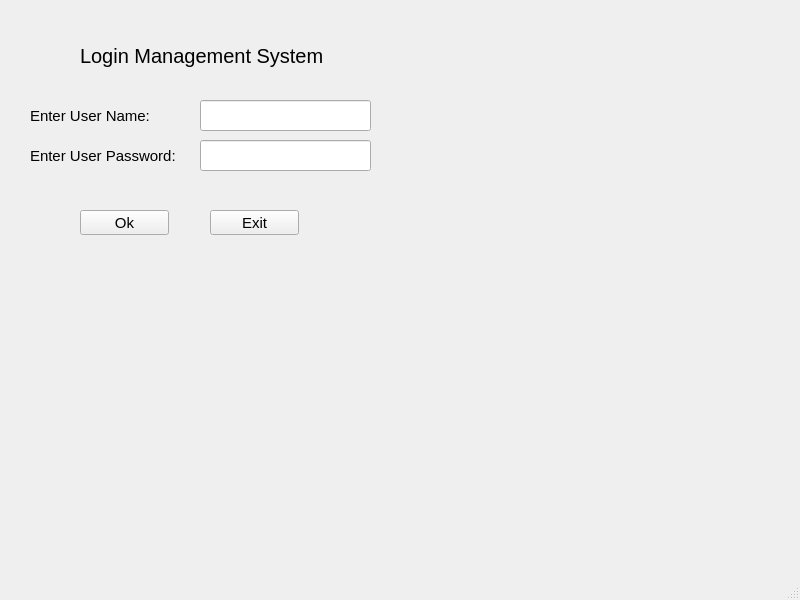
<?xml version="1.0" encoding="UTF-8"?>
<ui version="4.0">
 <class>MainWindow</class>
 <widget class="QMainWindow" name="MainWindow">
  <property name="geometry">
   <rect>
    <x>0</x>
    <y>0</y>
    <width>800</width>
    <height>600</height>
   </rect>
  </property>
  <property name="windowTitle">
   <string>MainWindow</string>
  </property>
  <widget class="QWidget" name="centralwidget">
   <widget class="QLabel" name="label">
    <property name="geometry">
     <rect>
      <x>80</x>
      <y>40</y>
      <width>261</width>
      <height>31</height>
     </rect>
    </property>
    <property name="styleSheet">
     <string notr="true">QLabel{
	font-size:20px;
}</string>
    </property>
    <property name="text">
     <string>Login Management System</string>
    </property>
   </widget>
   <widget class="QLabel" name="label_2">
    <property name="geometry">
     <rect>
      <x>30</x>
      <y>100</y>
      <width>131</width>
      <height>31</height>
     </rect>
    </property>
    <property name="styleSheet">
     <string notr="true">QLabel{
font-size:15px;
}</string>
    </property>
    <property name="text">
     <string>Enter User Name:</string>
    </property>
   </widget>
   <widget class="QLabel" name="label_3">
    <property name="geometry">
     <rect>
      <x>30</x>
      <y>140</y>
      <width>171</width>
      <height>31</height>
     </rect>
    </property>
    <property name="styleSheet">
     <string notr="true">QLabel{
font-size:15px;
}</string>
    </property>
    <property name="text">
     <string>Enter User Password:</string>
    </property>
   </widget>
   <widget class="QLineEdit" name="lineEdit">
    <property name="geometry">
     <rect>
      <x>200</x>
      <y>100</y>
      <width>171</width>
      <height>31</height>
     </rect>
    </property>
    <property name="styleSheet">
     <string notr="true">QLineEdit{
font-size:15px;

}</string>
    </property>
   </widget>
   <widget class="QLineEdit" name="lineEdit_2">
    <property name="geometry">
     <rect>
      <x>200</x>
      <y>140</y>
      <width>171</width>
      <height>31</height>
     </rect>
    </property>
    <property name="styleSheet">
     <string notr="true">QLineEdit{
font-size:15px;

}</string>
    </property>
   </widget>
   <widget class="QPushButton" name="pushButton">
    <property name="geometry">
     <rect>
      <x>80</x>
      <y>210</y>
      <width>89</width>
      <height>25</height>
     </rect>
    </property>
    <property name="styleSheet">
     <string notr="true">QPushButton{
font-size: 15px;
}</string>
    </property>
    <property name="text">
     <string>Ok</string>
    </property>
   </widget>
   <widget class="QPushButton" name="pushButton_2">
    <property name="geometry">
     <rect>
      <x>210</x>
      <y>210</y>
      <width>89</width>
      <height>25</height>
     </rect>
    </property>
    <property name="styleSheet">
     <string notr="true">QPushButton{
font-size: 15px;
}</string>
    </property>
    <property name="text">
     <string>Exit</string>
    </property>
   </widget>
  </widget>
  <widget class="QMenuBar" name="menubar">
   <property name="geometry">
    <rect>
     <x>0</x>
     <y>0</y>
     <width>800</width>
     <height>22</height>
    </rect>
   </property>
  </widget>
  <widget class="QStatusBar" name="statusbar"/>
 </widget>
 <resources/>
 <connections/>
</ui>
